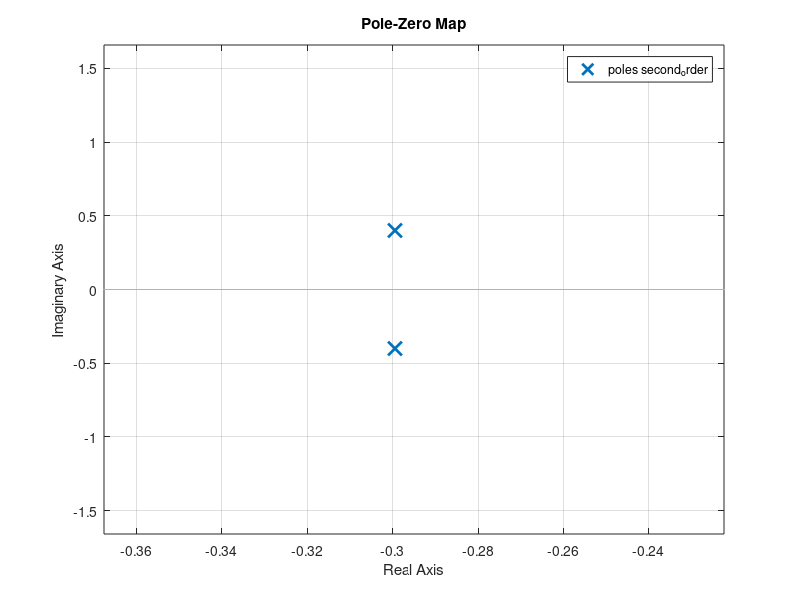

Write MATLAB code to recreate this figure.
% percent overshoot
PO = 15; 
% damping ratio zeta
zeta = abs(log(PO/100)) / ( sqrt( pi^2 + log(PO/10)^2)); 
% define 2nd order tf, set natural freqency 1
w = 1; 
s = tf('s'); 
% create transfer function
second_order = w^2/(s^2 + 2*zeta * w *s + w^2); 

% step(second_order);
for w = 0.5:0.5:2
    second_order = w^2/(s^2 + 2*zeta * w *s + w^2); 
    % step(second_order);
    pzmap(second_order);
    hold all; 
end
